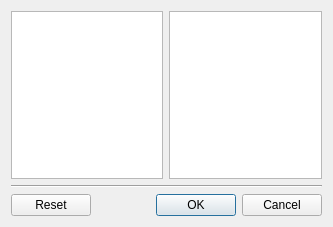
<?xml version="1.0" encoding="UTF-8"?>
<ui version="4.0">
 <class>Dialog</class>
 <widget class="QDialog" name="Dialog">
  <property name="geometry">
   <rect>
    <x>0</x>
    <y>0</y>
    <width>333</width>
    <height>227</height>
   </rect>
  </property>
  <property name="windowTitle">
   <string>Tag und Stunde</string>
  </property>
  <layout class="QVBoxLayout" name="verticalLayout">
   <item>
    <layout class="QHBoxLayout" name="horizontalLayout">
     <item>
      <widget class="QListWidget" name="daylist"/>
     </item>
     <item>
      <widget class="QListWidget" name="periodlist"/>
     </item>
    </layout>
   </item>
   <item>
    <widget class="Line" name="line">
     <property name="orientation">
      <enum>Qt::Horizontal</enum>
     </property>
    </widget>
   </item>
   <item>
    <widget class="QDialogButtonBox" name="buttonBox">
     <property name="orientation">
      <enum>Qt::Horizontal</enum>
     </property>
     <property name="standardButtons">
      <set>QDialogButtonBox::Cancel|QDialogButtonBox::Ok|QDialogButtonBox::Reset</set>
     </property>
    </widget>
   </item>
  </layout>
 </widget>
 <resources/>
 <connections>
  <connection>
   <sender>buttonBox</sender>
   <signal>accepted()</signal>
   <receiver>Dialog</receiver>
   <slot>accept()</slot>
   <hints>
    <hint type="sourcelabel">
     <x>248</x>
     <y>254</y>
    </hint>
    <hint type="destinationlabel">
     <x>157</x>
     <y>274</y>
    </hint>
   </hints>
  </connection>
  <connection>
   <sender>buttonBox</sender>
   <signal>rejected()</signal>
   <receiver>Dialog</receiver>
   <slot>reject()</slot>
   <hints>
    <hint type="sourcelabel">
     <x>316</x>
     <y>260</y>
    </hint>
    <hint type="destinationlabel">
     <x>286</x>
     <y>274</y>
    </hint>
   </hints>
  </connection>
 </connections>
</ui>
